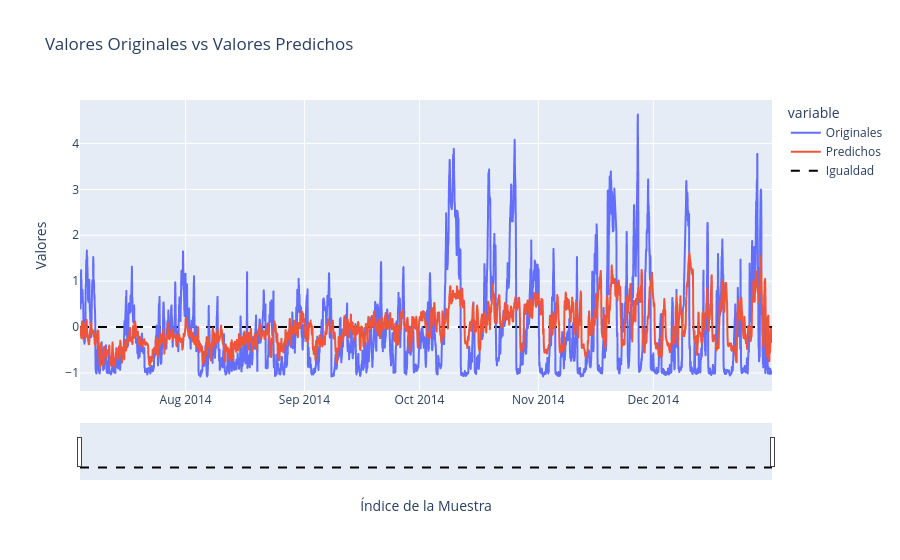

The cell this chart's notebook holds for it:
### Code cell
# Crea un DataFrame con los datos originales y los predichos
df = pd.DataFrame({'Originales': valY.flatten(), 'Predichos': prediccionGRU.flatten()})
df.index = val_date

fecha_inicio = df.index[0]
fecha_fin = df.index[-1]


fig = px.line(df, title='Valores Originales vs Valores Predichos')
fig.update_xaxes(rangeslider_visible=True, title='Índice de la Muestra', range=[fecha_inicio, fecha_fin])
fig.update_yaxes(title='Valores')


fig.add_trace(go.Scatter(x=df.index, y=[0] * len(df), mode='lines', name='Igualdad', line=dict(color='black', dash='dash')))
dfGRU = df
fig.show()

### Figure 1 — Plotly figure (JSON) as saved in the notebook; plotly's stock layout.template omitted (floating-point values rounded to 4 significant figures; data arrays with more than 128 entries replaced by an {"elided": "..."} marker saying what was removed)
{"data": [{"hovertemplate": "variable=Originales<br>index=%{x}<br>value=%{y}<extra></extra>", "legendgroup": "Originales", "line": {"color": "#636efa", "dash": "solid"}, "marker": {"symbol": "circle"}, "mode": "lines", "name": "Originales", "showlegend": true, "type": "scattergl", "x": {"elided": "4333 str values"}, "xaxis": "x", "y": {"elided": "4333 float values"}, "yaxis": "y"}, {"hovertemplate": "variable=Predichos<br>index=%{x}<br>value=%{y}<extra></extra>", "legendgroup": "Predichos", "line": {"color": "#EF553B", "dash": "solid"}, "marker": {"symbol": "circle"}, "mode": "lines", "name": "Predichos", "showlegend": true, "type": "scattergl", "x": {"elided": "4333 str values"}, "xaxis": "x", "y": {"elided": "4333 float values"}, "yaxis": "y"}, {"line": {"color": "black", "dash": "dash"}, "mode": "lines", "name": "Igualdad", "type": "scatter", "x": {"elided": "4333 str values"}, "y": {"elided": "4333 int values"}}], "layout": {"legend": {"title": {"text": "variable"}, "tracegroupgap": 0}, "title": {"text": "Valores Originales vs Valores Predichos"}, "xaxis": {"anchor": "y", "domain": [0, 1], "range": ["2014-07-04T11:00:00", "2014-12-31T23:00:00"], "rangeslider": {"visible": true}, "title": {"text": "Índice de la Muestra"}}, "yaxis": {"anchor": "x", "domain": [0, 1], "title": {"text": "Valores"}}}}
